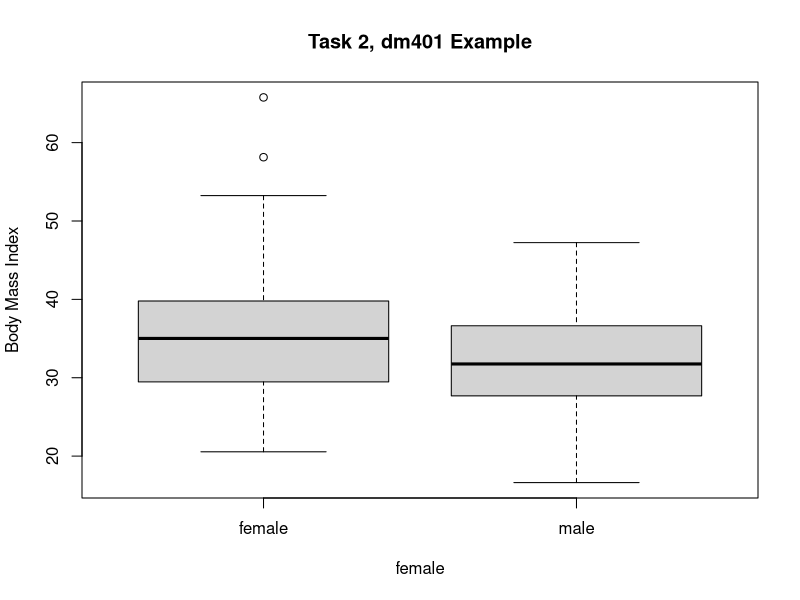
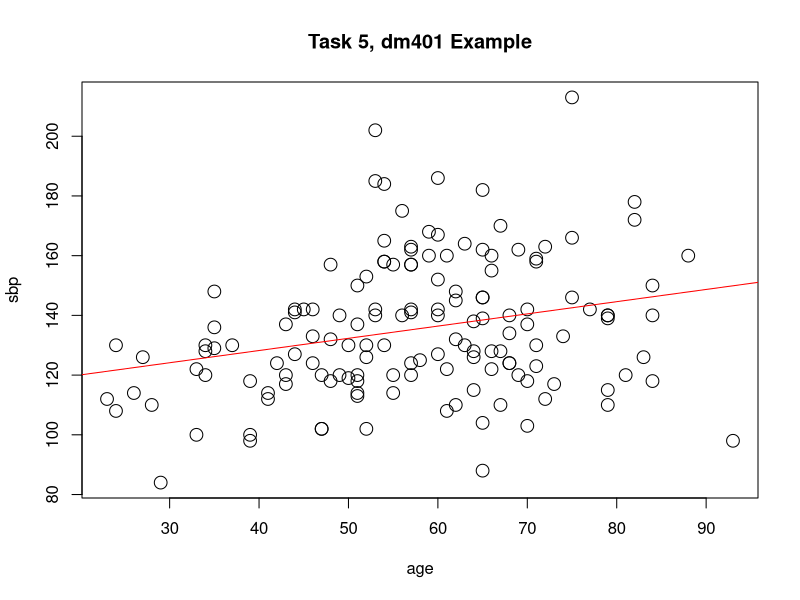
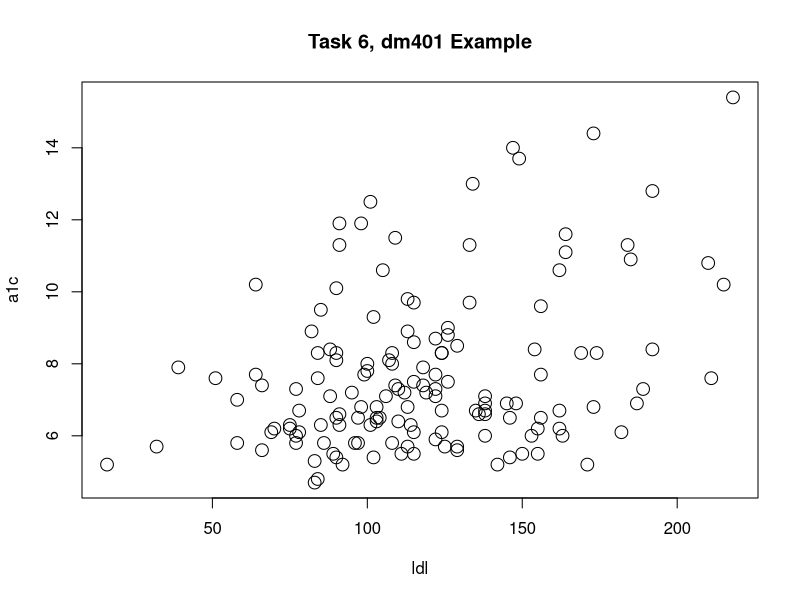
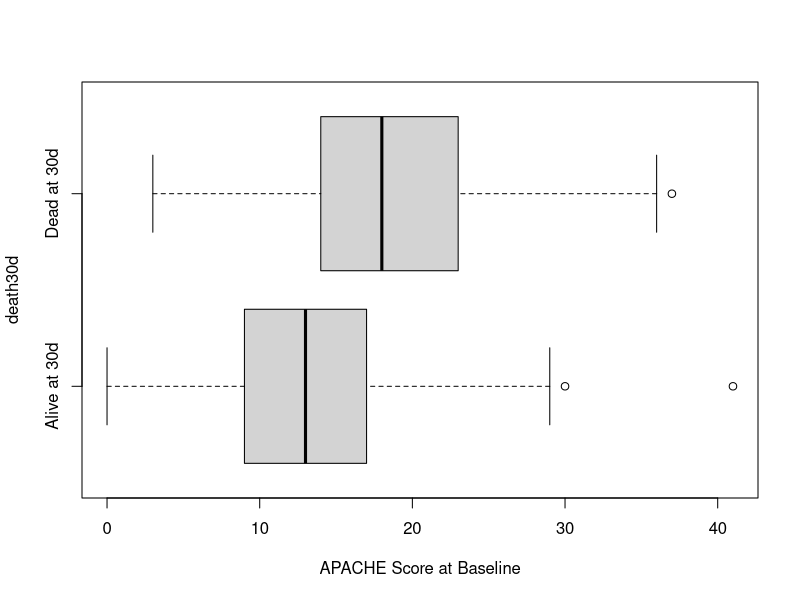
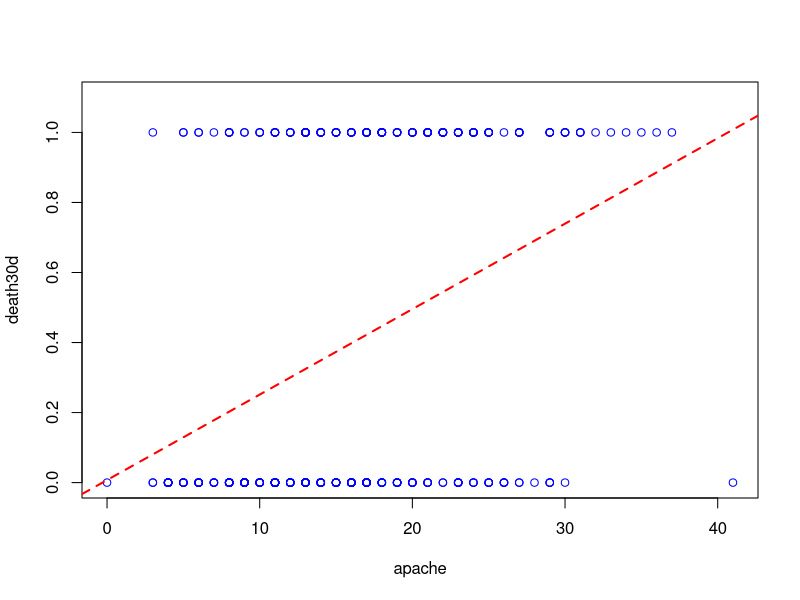

The R script that drew these images, in order:
## ---- chunk 1
knitr::opts_chunk$set(comment=NA)
library(Hmisc); library(Epi); library(car)
## ---- chunk 2
dm401 <- read.csv("dm401.csv")
head(dm401, 10) ## shows first ten observations
summary(dm401)
## ---- chunk 3
str(dm401)
## ---- chunk 4
library(Hmisc)
describe(dm401)
## ---- chunk 5
`bootdif` <-
  function(y, g, conf.level=0.95, B.reps = 2000) {
    require(Hmisc)
    lowq = (1 - conf.level)/2
    g <- as.factor(g)
    a <- attr(smean.cl.boot(y[g==levels(g)[1]], B=B.reps, reps=TRUE),'reps')
    b <- attr(smean.cl.boot(y[g==levels(g)[2]], B=B.reps, reps=TRUE),'reps')
    meandif <- diff(tapply(y, g, mean, na.rm=TRUE))
    a.b <- quantile(b-a, c(lowq,1-lowq))
    res <- c(meandif, a.b)
    names(res) <- c('Mean Difference',lowq, 1-lowq)
    res
  }
## ---- chunk 6
attach(dm401)
boxplot(bmi ~ female, ylab="Body Mass Index", main="Task 2, dm401 Example")
by(bmi, female, summary)
t.test(bmi ~ female)
bootdif(bmi, female)
## ---- chunk 7
`twobytwo` <-
  function(a,b,c,d, namer1 = "Row1", namer2 = "Row2", namec1 = "Col1", namec2 = "Col2")
    # build 2 by 2 table and run Epi library's twoby2 command to summarize
    # from the row-by-row counts in a cross-tab
    # upper left cell is a, upper right is b, lower left is c, lower right is d
    # names are then given in order down the rows then across the columns
    # use standard epidemiological format - outcomes in columns, treatments in rows
  {
    require(Epi)
    .Table <- matrix(c(a, b, c, d), 2, 2, byrow=T, 
                     dimnames=list(c(namer1, namer2), c(namec1, namec2)))
    twoby2(.Table)
  }
## ---- chunk 8
table(smoking, eyexm)
twobytwo(33, 73, 8, 32, "Non-Smoker", "Smoker", "Eye Exam", "No Eye Exam")
## ---- chunk 9
table(insurance, pnvax)
chisq.test(table(insurance, pnvax))
## ---- chunk 10
plot(sbp~age, cex=1.7, main="Task 5, dm401 Example")
abline(lm(sbp ~ age), col="red")

summary(lm(sbp ~ age))
## ---- chunk 11
plot(a1c ~ ldl, cex=1.7, main="Task 6, dm401 Example")
summary(lm(a1c ~ ldl))
## ---- chunk 12
summary(lm(a1c ~ insurance))
summary(lm(a1c ~ raceeth))
summary(lm(a1c ~ insurance + raceeth))

table(raceeth)
summary(lm(a1c ~ raceeth=="White"))
summary(lm(a1c ~ insurance + (raceeth=="White")))
summary(lm(a1c ~ insurance * (raceeth=="White")))
## ---- chunk 13
summary(lm(a1c ~ insurance))

summary(lm(a1c ~ insurance + ldl))
## ---- chunk 14
summary(lm(a1c ~ ldl + sbp + insurance + eyexm + pnvax + age + bmi + raceeth + female + smoking))
step(lm(a1c ~ ldl + sbp + insurance + eyexm + pnvax + age + bmi + raceeth + female + smoking))
## ---- chunk 15
summary(lm(a1c ~ ldl + insurance + eyexm))
summary(lm(a1c ~ ldl + sbp + insurance + eyexm + pnvax + age + bmi + raceeth + female + smoking))

detach(dm401)
## ---- chunk 16
sep <- read.csv("sep.csv")
attach(sep)
summary(sep)
## ---- chunk 17
boxplot(apache ~ death30d, horizontal=T, 
        names=c("Alive at 30d", "Dead at 30d"), xlab="APACHE Score at Baseline")

tapply(apache, death30d, summary)
## ---- chunk 18
summary(lm(apache ~ death30d))
## ---- chunk 19
plot(death30d ~ apache, ylim=c(0,1.1), col="blue")
abline(lm(death30d ~ apache), col="red", lwd=2, lty=2)
## ---- chunk 20
summary(glm(death30d ~ apache, family=binomial(logit)))
## ---- chunk 21
dim(sep)
## ---- chunk 22
sep[1,]
## ---- chunk 23
model1 <- glm(death30d ~ apache, family=binomial(logit))
fitted(model1)[c(1:2)]
## ---- chunk 24
summary(model1)
## ---- chunk 25
library(car)
model1 <- glm(death30d ~ apache, family=binomial(logit))
Anova(model1, type="II")
## ---- chunk 26
summary(glm(death30d ~ apache + treatment, family=binomial(logit)))
## ---- chunk 27
model3 <- glm(death30d ~ apache + treatment + race, family=binomial(logit))
summary(model3)
## ---- chunk 28
model3$fitted.values[1:2]
## ---- chunk 29
model3$linear.predictors[1:2]

detach(sep)
## ---- chunk 30
demodata <- read.csv("demodata.csv")
str(demodata)
## ---- chunk 31
summary(demodata) ## basic numerical summaries of the eighteen variables
## ---- chunk 32
demodata[1:10, 1:5] ## shows first ten rows of the first five variables
summary(demodata[1:5]) ## summarizes the first five variables
## ---- chunk 33
is.na(demodata$test1) <- demodata$test1==-999
summary(demodata$test1)
## ---- chunk 34
library(Hmisc)
na.pattern(demodata[c("test1", "test2")])
## ---- chunk 35
demodata$test1.i <- impute(demodata$test1, fun="random")
set.seed(500001); summary(demodata[c("test1", "test1.i")])

demodata$test2.i <- impute(demodata$test2, fun="random")
set.seed(500002); summary(demodata[c("test2", "test2.i")])
## ---- chunk 36
demodata$test3.NA <- as.numeric(is.na(demodata$test3))
demodata$test3.i <- impute(demodata$test3, fun=median)

summary(demodata[c("test3", "test3.i", "test3.NA")])
## ---- chunk 37
demodata$age.50plus <- as.numeric(demodata$age >= 50)
by(demodata$age, demodata$age.50plus, summary) ## sanity check on recoding
## ---- chunk 38
demodata$age.50plus.f <- 
  factor(demodata$age.50plus, levels=c(1,0), labels=c("50 plus", "Less than 50"))
table(demodata$age.50plus.f, demodata$age.50plus) ## another sanity check
## ---- chunk 39
## assumes library(Hmisc) has already been run
demodata$age.4groups <- cut2(demodata$age, g=4)
by(demodata$age, demodata$age.4groups, summary) ## sanity check
## ---- chunk 40
demodata$age.groups4 <- cut2(demodata$age, cuts=c(35,50,65))
by(demodata$age, demodata$age.groups4, summary)
## ---- chunk 41
summary(demodata[c("histA", "histB", "histC", "histD", "histE", "histF")])
## ---- chunk 42
table(demodata$histA)
## ---- chunk 43
demodata$histA.original <- demodata$histA
demodata$histA.f <- factor(demodata$histA, levels=c("Yes","No"))
demodata$histA <- as.numeric(demodata$histA.f == "Yes")

table(demodata$histA, demodata$histA.f)
table(demodata$histA.original, demodata$histA.f)
summary(demodata[c("histA.original", "histA", "histA.f")])
## ---- chunk 44
table(demodata$histB)
## ---- chunk 45
demodata$histB.original <- demodata$histB
demodata$histB <- as.numeric(demodata$histB == 1)
demodata$histB.f <- factor(demodata$histB, levels=c(1,0), labels=c("Yes", "No"))

table(demodata$histB, demodata$histB.original)
table(demodata$histB, demodata$histB.f)
summary(demodata[c("histB.original", "histB", "histB.f")])
## ---- chunk 46
table(demodata$histC)
## ---- chunk 47
demodata$histC.f <- factor(demodata$histC, levels=c(1,0), labels=c("Yes", "No"))
table(demodata$histC, demodata$histC.f)
## ---- chunk 48
table(demodata$histD, useNA="ifany")
## ---- chunk 49
## set seed to ensure that imputations are the same if we rerun the file
set.seed(500003); demodata$histD.i <- impute(demodata$histD, fun="random")
demodata$histD.f <- factor(demodata$histD.i, levels=c(1,0), labels=c("Yes","No"))
## And we'll do some sanity checks, as usual.
summary(demodata[c("histD", "histD.i", "histD.f")])
## ---- chunk 50
table(demodata$histE, useNA="ifany")
## ---- chunk 51
demodata$histE.NA <- as.numeric(is.na(demodata$histE))
demodata$histE.i <- impute(demodata$histE, fun=median)
demodata$histE.f <- factor(demodata$histE, levels=c(1,0), labels=c("Yes","No"), exclude=NULL)
## The exclude=NULL part keeps in the NAs. 
## And we move on to sanity checking ...
summary(demodata[c("histE", "histE.i", "histE.NA", "histE.f")])
## ---- chunk 52
table(demodata$histF, useNA="ifany")
## ---- chunk 53
demodata$histF.original <- demodata$histF
is.na(demodata$histF) <- demodata$histF > 1
table(demodata$histF, useNA="ifany")

set.seed(500004); demodata$histF.i <- impute(demodata$histF, fun="random")
demodata$histF.f <- factor(demodata$histF.i, levels=c(1,0), labels=c("Yes","No"))
summary(demodata[c("histF.original", "histF", "histF.i", "histF.f")])
## ---- chunk 54
summary(demodata[c("race", "rating", "return", "rotation", "reason")])

table(demodata$reason, useNA="ifany")
## ---- chunk 55
table(demodata$race, useNA="ifany")
## ---- chunk 56
demodata$race.f <- 
  factor(demodata$race, levels=c(1, 2, 3, 4), 
         labels=c("White", "Black", "Asian", "Other"))
table(demodata$race, demodata$race.f, useNA="ifany")
## ---- chunk 57
demodata$race.White <- as.numeric(demodata$race.f=="White")
demodata$race.Black <- as.numeric(demodata$race.f=="Black")
demodata$race.Asian <- as.numeric(demodata$race.f=="Asian")
demodata$race.Other <- as.numeric(demodata$race.f=="Other")

## Some quick sanity checks
summary(demodata[c("race", "race.f", "race.White")])
table(demodata$race.f, demodata$race.Asian)
## ---- chunk 58
table(demodata$rating, useNA="ifany")
## ---- chunk 59
demodata$rating.f <- factor(demodata$rating, levels=c("Exc", "V Good", "Good", "Fair", "Poor"), exclude=NULL)
table(demodata$rating, demodata$rating.f, useNA="ifany")
## ---- chunk 60
set.seed(500005); demodata$rating.f.i <- impute(demodata$rating.f, fun="random")
table(demodata$rating.f, demodata$rating.f.i, useNA="ifany")
## ---- chunk 61
demodata$rating.10 <- as.numeric(demodata$rating.f=="Exc" | 
                                   demodata$rating.f.i=="V Good" | 
                                   demodata$rating.f.i=="Good")
table(demodata$rating.f.i, demodata$rating.10)
## ---- chunk 62
table(demodata$return, useNA="ifany")
## ---- chunk 63
demodata$return.original <- demodata$return
is.na(demodata$return) <- demodata$return==""
demodata$return.f <- factor(demodata$return, 
                            levels=c("A", "B", "C", "D"), exclude=NULL)
table(demodata$return.f, useNA="ifany")

demodata$return.f.i <- impute(demodata$return.f, "Missing")
table(demodata$return.f.i)
## ---- chunk 64
table(demodata$rotation, useNA="ifany")
is.na(demodata$rotation) <- demodata$rotation=="Unknown"

demodata$rotation.f <- factor(demodata$rotation, levels=c("X", "Y", "Z"), exclude=NULL)
demodata$rotation.f.i <- impute(demodata$rotation.f, fun="random")

table(demodata$rotation.f, demodata$rotation.f.i, useNA="ifany")
## ---- chunk 65
table(demodata$reason, useNA="ifany")
## ---- chunk 66
demodata$reason3.f <- factor(rep(NA, length(demodata$reason) ), levels=c("fear", "cost", "time"))
table(demodata$reason3.f, useNA="ifany")
## ---- chunk 67
demodata$reason3.f[demodata$reason %in% c("anxiety", "fear", "panic", "unease", "worry")] <- "fear"
table(demodata$reason3.f, useNA="ifany")

demodata$reason3.f[demodata$reason %in% c("costly", "expensive", "high priced")] <- "cost"
demodata$reason3.f[demodata$reason %in% c("no time", "swamped", "tied up", "too busy")] <- "time"
table(demodata$reason3.f, useNA="ifany")
## ---- chunk 68
str(demodata[c("date1", "date2")])
## ---- chunk 69
demodata$date1.fix <- as.Date(demodata$date1, "%m/%d/%Y")
## ---- chunk 70
str(demodata$date1.fix)
summary(demodata$date1.fix)
## ---- chunk 71
demodata$date2.fix <- as.Date(demodata$date2, origin="1899-12-30")
str(demodata$date2.fix)
summary(demodata$date2.fix)
